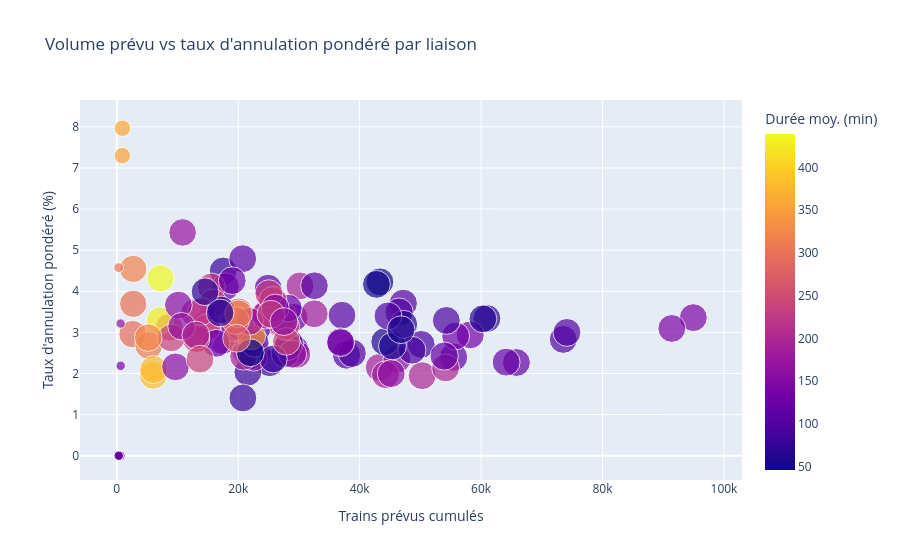

Notebook code for this chart:
### Markdown cell above
### 4.2 Volume de desserte vs taux d'annulation

On croise le volume cumulé de trains prévus avec le taux d'annulation pondéré et on mesure la corrélation de Pearson et de Spearman (moins sensible aux valeurs extrêmes).

### Code cell
pearson = df_liaisons["trains_prevus"].corr(
    df_liaisons["taux_annulation"], method="pearson"
)
spearman = (
    df_liaisons["trains_prevus"]
    .rank()
    .corr(df_liaisons["taux_annulation"].rank(), method="pearson")
)
print(
    f"Corrélation volume vs taux d'annulation -> Pearson : {pearson:.3f} | Spearman : {spearman:.3f}"
)

fig_scatter = px.scatter(
    df_liaisons,
    x="trains_prevus",
    y="taux_annulation",
    size="nb_mois",
    color="duree_moyenne",
    hover_name="Liaison",
    labels={
        "trains_prevus": "Trains prévus cumulés",
        "taux_annulation": "Taux d'annulation pondéré (%)",
        "duree_moyenne": "Durée moy. (min)",
    },
    title="Volume prévu vs taux d'annulation pondéré par liaison",
)
fig_scatter.show()

### Figure 1 — Plotly figure (JSON) as saved in the notebook; plotly's stock layout.template omitted (floating-point values rounded to 4 significant figures; data arrays with more than 128 entries replaced by an {"elided": "..."} marker saying what was removed)
{"data": [{"hovertemplate": "<b>%{hovertext}</b><br><br>Trains prévus cumulés=%{x}<br>Taux d'annulation pondéré (%)=%{y}<br>nb_mois=%{marker.size}<br>Durée moy. (min)=%{marker.color}<extra></extra>", "hovertext": {"elided": "130 str values"}, "legendgroup": "", "marker": {"color": {"elided": "130 float values"}, "coloraxis": "coloraxis", "size": {"elided": "130 int values"}, "sizemode": "area", "sizeref": 0.27, "symbol": "circle"}, "mode": "markers", "name": "", "orientation": "v", "showlegend": false, "x": {"elided": "130 int values"}, "xaxis": "x", "y": {"elided": "130 float values"}, "yaxis": "y", "type": "scatter"}], "layout": {"xaxis": {"anchor": "y", "domain": [0, 1], "title": {"text": "Trains prévus cumulés"}}, "yaxis": {"anchor": "x", "domain": [0, 1], "title": {"text": "Taux d'annulation pondéré (%)"}}, "coloraxis": {"colorbar": {"title": {"text": "Durée moy. (min)"}}, "colorscale": [[0, "#0d0887"], [0.1111, "#46039f"], [0.2222, "#7201a8"], [0.3333, "#9c179e"], [0.4444, "#bd3786"], [0.5556, "#d8576b"], [0.6667, "#ed7953"], [0.7778, "#fb9f3a"], [0.8889, "#fdca26"], [1, "#f0f921"]]}, "legend": {"tracegroupgap": 0, "itemsizing": "constant"}, "title": {"text": "Volume prévu vs taux d'annulation pondéré par liaison"}}}
